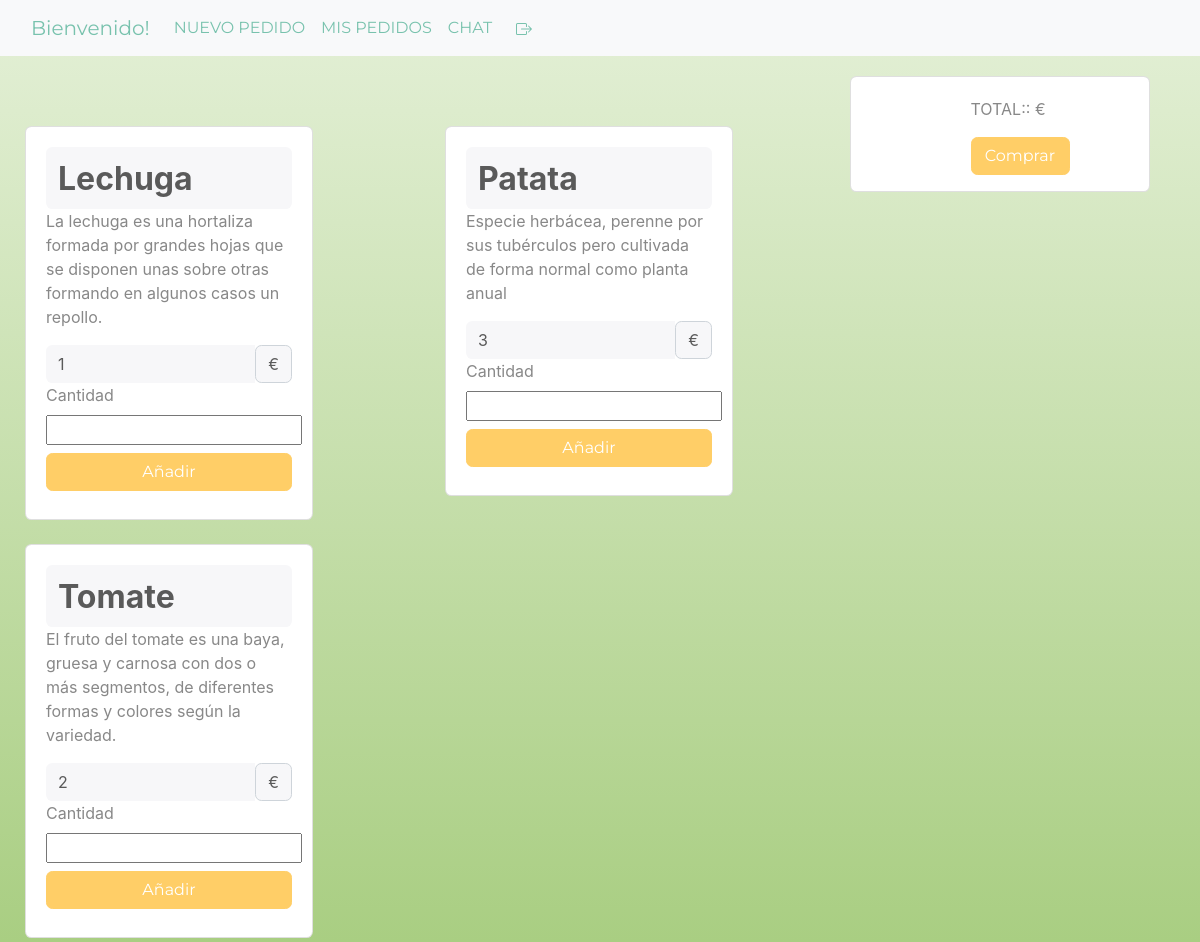
/nuevoPedido/1, run on the app's committed database.
### models.py (models this page shows, shortened)
class Productos(db.Base):
    __tablename__ = "productos"
    idProducto = Column(Integer, primary_key=True, autoincrement=True, nullable=False)
    nombre = Column(String, nullable=False)
    descripcion = Column(String, nullable=False)
    precio = Column(Integer, nullable=False)
    stock = Column(Integer, nullable=False)
    ID_relacionadoProducto = Column(Integer, ForeignKey(Usuarios.idUser))

### main.py (the view)
@app.route('/nuevoPedido/<idUser>', methods=['POST', 'GET'])
def nuevoPedido(idUser):
    conexion = sqlite3.connect("database/huerto.db")
    cursor = conexion.cursor()
    cursor.execute("SELECT * FROM productos")
    fullProductos = cursor.fetchall()
    fullProductos = sorted(fullProductos, key=lambda x: x[1])
    usuario = db.session.query(Usuarios).filter_by(idUser=idUser).first()
    return render_template("cliente.html", usuario=usuario, listaProductos=fullProductos)

### templates/cliente.html (shortened to what this page needs)
<!DOCTYPE html>
<html lang="en">
<head>
    <link rel="stylesheet" href="{{ url_for('static', filename='cliente.css') }}">
    <link rel="stylesheet" href="https://cdn.jsdelivr.net/npm/bootswatch@4.5.2/dist/minty/bootstrap.min.css"></head>
<body>
    <nav class="navbar navbar-expand-lg bg-light">
      <div class="container-fluid">
        <a class="navbar-brand" href="#">Bienvenido!</a>
        <div class="collapse navbar-collapse" id="navbarSupportedContent">
          <ul class="navbar-nav me-auto mb-2 mb-lg-0">
            <li class="nav-item">
              <a class="nav-link active" aria-current="page" href="/nuevoPedido/{{usuario.idUser}}">NUEVO PEDIDO</a>
            </li>
            <li class="nav-item">
              <a class="nav-link active" href="/pedidosUsuario/{{usuario.idUser}}">MIS PEDIDOS</a>
            </li>
            <li class="nav-item">
              <a class="nav-link active" href="/chats/{{usuario.idUser}}/0">CHAT</a>
            </li>
          </ul>
            <div class="d-flex">
                <a class="nav-link active" onclick="window.modal2.showModal();">
                </a>
            </div>
        </div>
      </div>
    </nav>
	<div style="width: 70%; float: left;">
    <div class="container">
        <div class="row">
        {% if listaProductos|length == 0:%}
            <div class="card text-center">
              <div class="card-header">
                No hay productos disponibles!
              </div>
              <div class="card-body">
                <p class="card-text">Ahora mismo no disponemos de productos que ofrecerte, porfabor intentalo un poco mas tarde!</p>
              </div>
            </div>
        {% else: %}
            {% for producto in listaProductos: %}
            <div class="col">
                <div class="my-1">
                    <form action="/anadirCarrito/{{usuario.idUser}}" method="post">
                        <div class="card" style="width: 18rem;">
                          <div class="card-body" >
                              <input type="text" style="font-weight: bold; font-size: 2em;" class="form-control"
                                     name="nombreProducto" placeholder="{{ producto[1] }}" value="{{ producto[1] }}" readonly>
                              <p class="card-text" id="descripcionProducto">{{producto[2]}}</p>
                              <div class="input-group">
                                  <input class="form-control" type="number" name="precioProducto" placeholder="{{ producto[3] }}" value="{{ producto[3] }}" readonly>
                                  <span class="input-group-text">€</span>
                              </div>
                              <label>Cantidad</label>
                              <input name="kilos"  id="cantidadAElejir" type="number" required>
                            <button type="submit" id="btnAnadir" class="btn btn-warning btn-block my-2">Añadir</button>
                          </div>
                        </div>
                    </form>
                </div>
            </div>
            {% endfor %}
        {% endif %}
        </div>
    </div>
	</div>
	<div style="width: 30%; float: left;" >
        <div class="position-fixed">
            <div class="card" style="width: 300px;">
                <ul class="justify-content-end">
                <div class="d-grid gap-2 col-6 mx-auto" style="margin-top: 20px;">
                    <p>TOTAL:: {{ totalFinal }}€</p>
                    <a href="/pedido/{{usuario.idUser}}/{{totalFinal}}" class="btn btn-warning btn-block" method="post">Comprar</a>
                </div>
                </ul>
            </div>
        </div>
	</div>
</body>
</html>

### static/cliente.css (style rules this page uses)
html, body { min-height:100%; background: #E4F0D7; background: -webkit-linear-gradient(to top, #A9CE82, #E4F0D7); background: linear-gradient(to top, #A9CE82, #E4F0D7); }
input.form-control { border: none; }
li { list-style-type: none; }
.container { margin-top: 50px; }
.card { margin: 0 10px; margin-top: 20px; }

### data on the page
Productos: nombreProducto "Lechuga", descripcion "La lechuga es una hortaliza formada por grandes hojas que se disponen unas sobre otras formando en algunos casos un repollo.", precioProducto "1"
Productos: nombreProducto "Patata", descripcion "Especie herbácea, perenne por sus tubérculos pero cultivada de forma normal como planta anual", precioProducto "3"
Productos: nombreProducto "Tomate", descripcion "El fruto del tomate es una baya, gruesa y carnosa con dos o más segmentos, de diferentes formas y colores según la variedad.", precioProducto "2"
